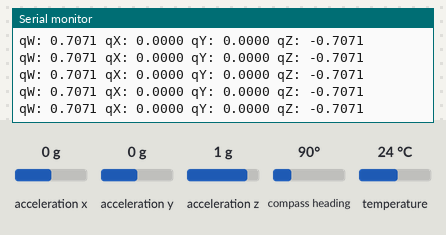
The program below on a simulated Teensy 4. Parts: the last lines printed to the serial monitor. Inputs (shaded band) come from the test bench; at power-on: compass heading 90°, acceleration x 0 g, acceleration y 0 g, acceleration z 1 g, temperature 24 °C.

Above: at 2.2 s.
2.3 s: compass heading set to 7°
At 2.33 s:
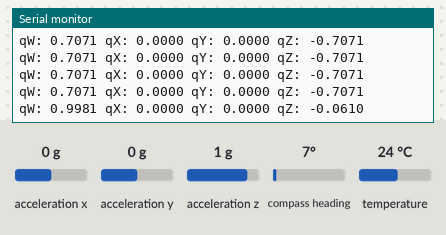
3.8 s: compass heading set to 180°
At 3.86 s:
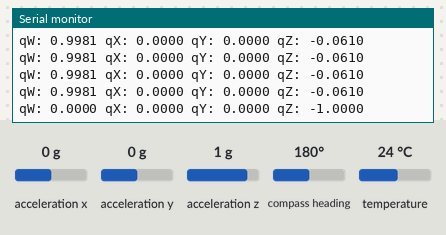
Timing chart, 0 to 6.8 s (numbered marks = the images above; inputs shaded):
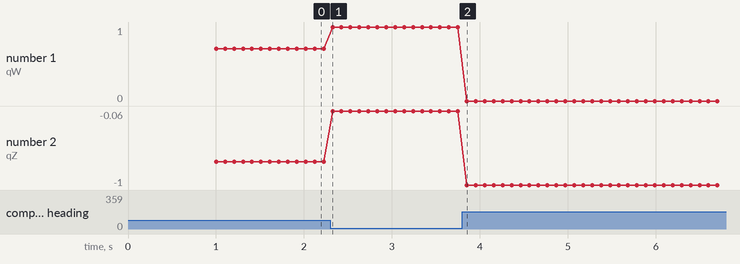

The program:

main.cpp
```cpp
#include <Adafruit_BNO055.h>
#include <Adafruit_Sensor.h>
#include <Wire.h>
#include <utility/imumaths.h>

/* This driver reads raw data from the BNO055

   Connections (Using Teensy 4.1)
   ===========
   Connect SCL to 19
   Connect SDA to 18
   Connect VIN to 3.3V DC
   Connect GROUND to common ground

   History
   =======
   2015/MAR/03  - First release (KTOWN)
*/

/* Set the delay between fresh samples */
#define BNO055_SAMPLERATE_DELAY_MS (100)

// Check I2C device address and correct line below (by default address is 0x29
// or 0x28)
//                                   id, address
Adafruit_BNO055 bno = Adafruit_BNO055(-1, 0x28, &Wire);

/**************************************************************************/
/*
    Arduino setup function (automatically called at startup)
*/
/**************************************************************************/
void setup(void) {
  Serial.begin(115200);

  while (!Serial)
    delay(10); // wait for serial port to open!

  Serial.println("Orientation Sensor Raw Data Test");
  Serial.println("");

  /* Initialise the sensor */
  if (!bno.begin()) {
    /* There was a problem detecting the BNO055 ... check your connections */
    Serial.print(
        "Ooops, no BNO055 detected ... Check your wiring or I2C ADDR!");
    while (1)
      ;
  }

  delay(1000);

  /* Display the current temperature */
  int8_t temp = bno.getTemp();
  Serial.print("Current Temperature: ");
  Serial.print(temp);
  Serial.println(" C");
  Serial.println("");

  bno.setExtCrystalUse(true);

  Serial.println(
      "Calibration status values: 0=uncalibrated, 3=fully calibrated");
}

/**************************************************************************/
/*
    Arduino loop function, called once 'setup' is complete (your own code
    should go here)
*/
/**************************************************************************/
void loop(void) {
  // Possible vector values can be:
  // - VECTOR_ACCELEROMETER - m/s^2
  // - VECTOR_MAGNETOMETER  - uT
  // - VECTOR_GYROSCOPE     - rad/s
  // - VECTOR_EULER         - degrees
  // - VECTOR_LINEARACCEL   - m/s^2
  // - VECTOR_GRAVITY       - m/s^2
  imu::Vector<3> euler = bno.getVector(Adafruit_BNO055::VECTOR_EULER);

  /* Display the floating point data */
  // Serial.print("X: ");
  // Serial.print(euler.x());
  // Serial.print(" Y: ");
  // Serial.print(euler.y());
  // Serial.print(" Z: ");
  // Serial.print(euler.z());
  // Serial.print("\t\t");

  // Quaternion data
  imu::Quaternion quat = bno.getQuat();
  Serial.print("qW: ");
  Serial.print(quat.w(), 4);
  Serial.print(" qX: ");
  Serial.print(quat.x(), 4);
  Serial.print(" qY: ");
  Serial.print(quat.y(), 4);
  Serial.print(" qZ: ");
  Serial.print(quat.z(), 4);
  Serial.print("\n");

  /* Display calibration status for each sensor. */
  // uint8_t system, gyro, accel, mag = 0;
  // bno.getCalibration(&system, &gyro, &accel, &mag);
  // Serial.print("CALIBRATION: Sys=");
  // Serial.print(system, DEC);
  // Serial.print(" Gyro=");
  // Serial.print(gyro, DEC);
  // Serial.print(" Accel=");
  // Serial.print(accel, DEC);
  // Serial.print(" Mag=");
  // Serial.println(mag, DEC);

  delay(BNO055_SAMPLERATE_DELAY_MS);
}
```

Measured:
- after the input at 2.3 s, the serial monitor: prints a new line at once (image 1)
- after the input at 3.8 s, the serial monitor: prints a new line after 0.05 s (image 2)
- plotted number 1: 0.71 → 1 after the input at 2.3 s
- plotted number 2: -0.71 → -0.06 after the input at 2.3 s, -0.06 → -1 after the input at 3.8 s
